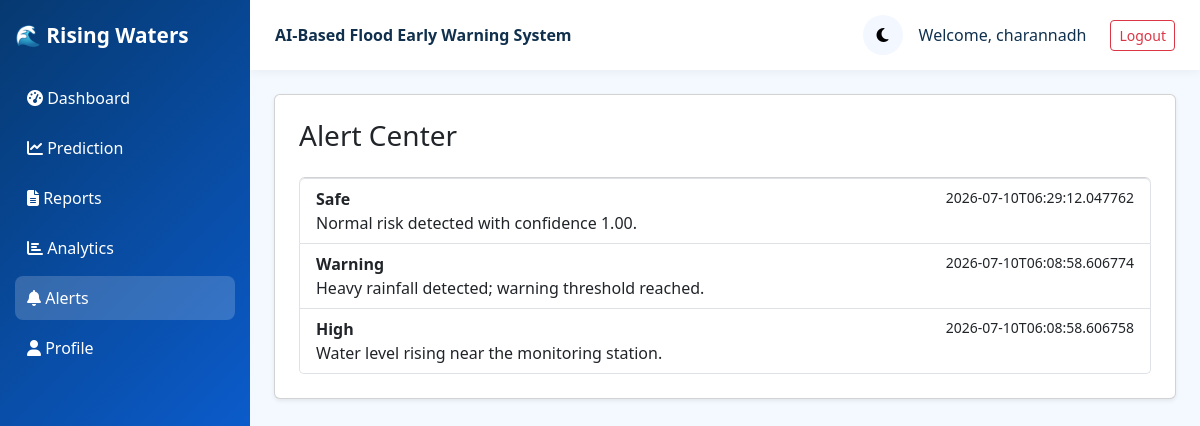
Page /alerts (signed in) on the committed database.
### tables this page shows
CREATE TABLE users (
            id INTEGER PRIMARY KEY AUTOINCREMENT,
            username TEXT UNIQUE NOT NULL,
            email TEXT UNIQUE NOT NULL,
            password TEXT NOT NULL,
            role TEXT DEFAULT 'user',
            phone TEXT,
            location TEXT,
            created_at TEXT NOT NULL
        );

CREATE TABLE alerts (
            id INTEGER PRIMARY KEY AUTOINCREMENT,
            user_id INTEGER,
            message TEXT,
            severity TEXT,
            created_at TEXT NOT NULL
        );

### app.py (the view)
@app.route("/alerts")
def alerts():
    if not require_login():
        return redirect(url_for("login"))
    conn = get_db_connection()
    rows = conn.execute("SELECT * FROM alerts ORDER BY created_at DESC").fetchall()
    conn.close()
    return render_template("alerts.html", rows=rows)

### app.py (called while the page is built)
def get_db_connection():
    conn = sqlite3.connect(DATABASE_PATH)
    conn.row_factory = sqlite3.Row
    return conn

def require_login():
    if "user_id" not in session:
        flash("Please login to continue.", "warning")
        return False
    return True

@app.context_processor
def inject_user():
    user = None
    if "user_id" in session:
        conn = get_db_connection()
        user = conn.execute("SELECT * FROM users WHERE id = ?", (session["user_id"],)).fetchone()
        conn.close()
    return {"current_user": user}

### templates/alerts.html
{% extends 'base.html' %}
{% set active_page = 'alerts' %}
{% block content %}
<div class="card shadow-sm p-4">
    <h3>Alert Center</h3>
    <div class="list-group mt-3">
        {% for row in rows %}
        <div class="list-group-item">
            <div class="d-flex justify-content-between">
                <strong>{{ row.severity }}</strong>
                <small>{{ row.created_at }}</small>
            </div>
            <p class="mb-0">{{ row.message }}</p>
        </div>
        {% endfor %}
    </div>
</div>
{% endblock %}

### templates/base.html (shortened to what this page needs)
<!DOCTYPE html>
<html lang="en">
<head>
    <link href="https://cdn.jsdelivr.net/npm/bootstrap@5.3.3/dist/css/bootstrap.min.css" rel="stylesheet">
    <link rel="stylesheet" href="https://cdnjs.cloudflare.com/ajax/libs/font-awesome/6.5.2/css/all.min.css">
    <link rel="stylesheet" href="{{ url_for('static', filename='css/style.css') }}">
</head>
<body>
    <div class="sidebar">
        <div class="brand">🌊 Rising Waters</div>
        <a href="{{ url_for('dashboard') }}" class="nav-link {{ 'active' if active_page == 'dashboard' else '' }}"><i class="fas fa-tachometer-alt"></i> Dashboard</a>
        <a href="{{ url_for('prediction') }}" class="nav-link {{ 'active' if active_page == 'prediction' else '' }}"><i class="fas fa-chart-line"></i> Prediction</a>
        <a href="{{ url_for('reports') }}" class="nav-link {{ 'active' if active_page == 'reports' else '' }}"><i class="fas fa-file-alt"></i> Reports</a>
        <a href="{{ url_for('analytics') }}" class="nav-link {{ 'active' if active_page == 'analytics' else '' }}"><i class="fas fa-chart-bar"></i> Analytics</a>
        <a href="{{ url_for('alerts') }}" class="nav-link {{ 'active' if active_page == 'alerts' else '' }}"><i class="fas fa-bell"></i> Alerts</a>
        <a href="{{ url_for('profile') }}" class="nav-link {{ 'active' if active_page == 'profile' else '' }}"><i class="fas fa-user"></i> Profile</a>
    </div>
    <div class="content">
        <nav class="topbar">
            <div class="fw-bold">AI-Based Flood Early Warning System</div>
            <div class="d-flex align-items-center gap-3">
                <button id="themeToggle" class="theme-toggle"><i class="fas fa-moon"></i></button>
                {% if current_user %}
                <span class="me-2">Welcome, {{ current_user['username'] }}</span>
                <a href="{{ url_for('logout') }}" class="btn btn-sm btn-outline-danger">Logout</a>
                {% else %}
                <a href="{{ url_for('login') }}" class="btn btn-sm btn-outline-primary">Login</a>
                {% endif %}
            </div>
        </nav>
        <main class="p-4">
            {% block content %}{% endblock %}
        </main>
    </div>
</body>
</html>

### static/css/style.css (style rules this page uses)
body { background: #f4f8ff; color: #10304d; font-family: "Segoe UI", sans-serif; }
.sidebar { width: 250px; background: linear-gradient(135deg, #063970, #0d6efd); color: white; min-height: 100vh; position: fixed; padding: 20px 15px; }
.content { margin-left: 250px; min-height: 100vh; }
.topbar { background: white; padding: 15px 25px; display: flex; justify-content: space-between; align-items: center; box-shadow: 0 2px 10px rgba(0,0,0,0.05); }
.brand { font-size: 1.3rem; font-weight: bold; margin-bottom: 25px; }
.nav-link { color: white; text-decoration: none; display: block; padding: 10px 12px; border-radius: 8px; margin-bottom: 6px; }
.nav-link:hover, .nav-link.active { background: rgba(255,255,255,0.18); }
.theme-toggle { border: none; background: #f3f7ff; border-radius: 50%; width: 40px; height: 40px; }

### rows in the picture
users: username "charannadh"
alerts: severity "Safe", created_at "2026-07-10T06:29:12.047762", message "Normal risk detected with confidence 1.00."
alerts: severity "Warning", created_at "2026-07-10T06:08:58.606774", message "Heavy rainfall detected; warning threshold reached."
alerts: severity "High", created_at "2026-07-10T06:08:58.606758", message "Water level rising near the monitoring station."
